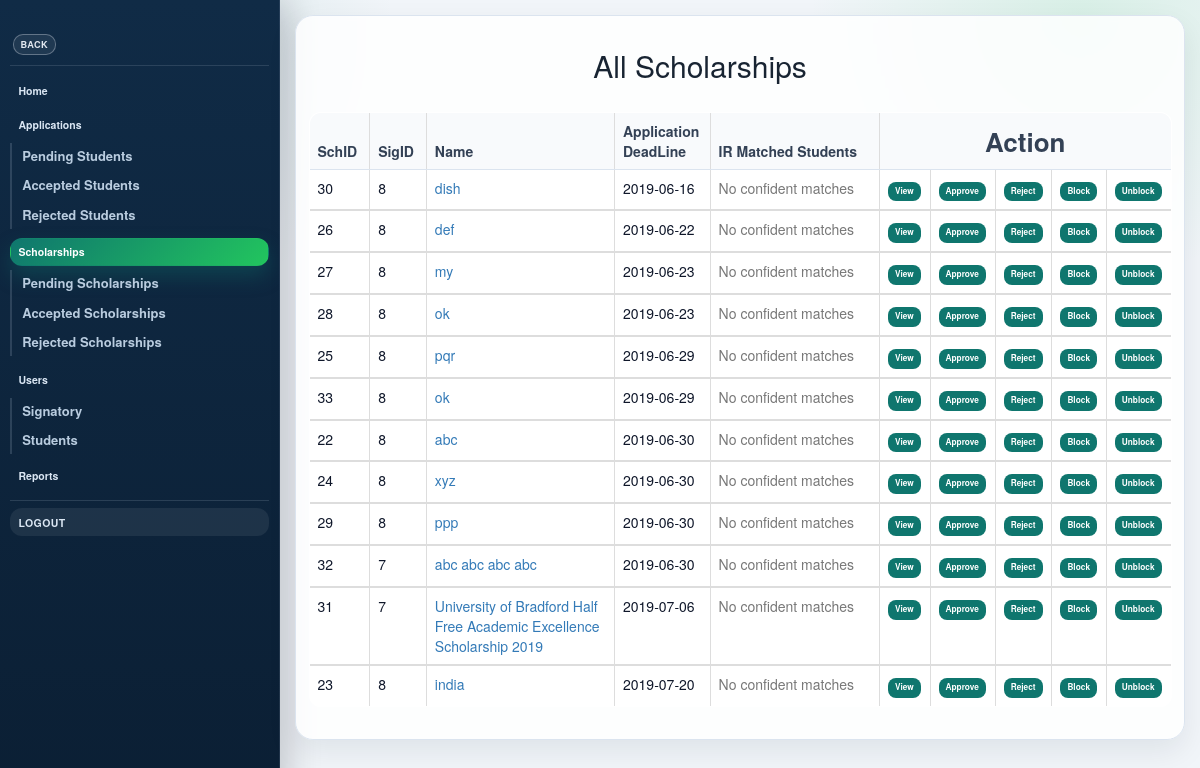
The page /admin/tempScholarship.php on the database as committed earlier.
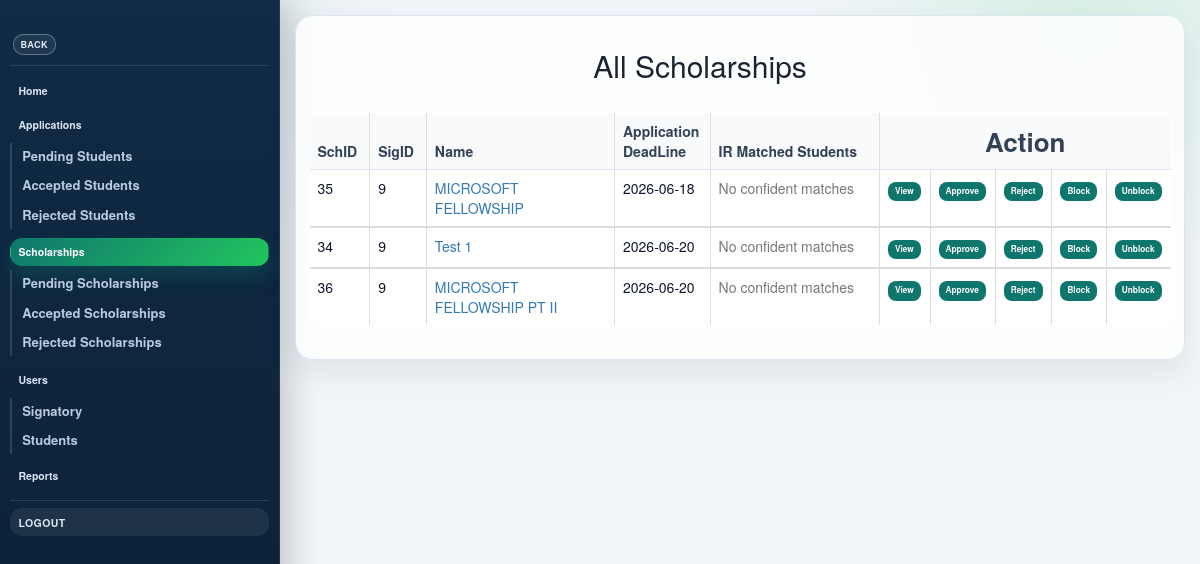
The same page on the database as committed later.
### tables this page shows
CREATE TABLE `scholarship` (
  `scholarshipID` int(11) NOT NULL AUTO_INCREMENT,
  `sigID` int(11) NOT NULL,
  `schname` varchar(255) NOT NULL,
  `schlocation` varchar(255) NOT NULL,
  `schlocationfrom` varchar(255) NOT NULL,
  `degree` varchar(255) NOT NULL,
  `gender` varchar(20) NOT NULL,
  `target_financial_need` enum('Any','Low','Medium','High','Critical') DEFAULT 'Any',
  `religion` varchar(55) NOT NULL,
  `sch` varchar(30) NOT NULL,
  `appDeadline` date NOT NULL,
  `granteesNum` int(11) NOT NULL,
  `funding` varchar(20) NOT NULL,
  `description` varchar(4095) NOT NULL,
  `eligibility` varchar(4095) NOT NULL,
  `benefits` varchar(4095) NOT NULL,
  `apply` varchar(4095) NOT NULL,
  `links` varchar(1024) NOT NULL,
  `contact` varchar(1024) NOT NULL,
  `adminapproval` varchar(20) NOT NULL,
  `previous_adminapproval` varchar(20) NOT NULL,
  `schstatus` varchar(20) NOT NULL DEFAULT 'active',
  PRIMARY KEY (`scholarshipID`)
);

### admin/tempScholarship.php (the view, shortened to what the changed rows need)
<?php
require_once '../backend/MatchingEngine.php';
$conn = getDbConnection();
    if(isset($_GET['scholarship'])){
    	$scholarship = $_GET['scholarship'];
    }else{
    	$scholarship = "All";
    }
		function renderMatchedStudentsHtml($scholarshipId) {
			$matched = MatchingEngine::getMatchedStudentsForScholarship((int) $scholarshipId);
			if (empty($matched)) {
				return '<span style="color:#777;">No confident matches</span>';
			}
			$chunks = [];
			return implode('<br>', $chunks);
		}
?>
<!DOCTYPE HTML>
<html>
  <head>
      <link href="../css/bootstrap.min.css" rel="stylesheet">
      <link href="../css/admin.css" rel="stylesheet">
	<link href="../css/pages/admin.css" rel="stylesheet">
  </head>
  <body class="app-shell">
    <div class="app-page">
       <header class="app-header">
         <h1 class="app-logo"><a href = "javascript:history.back()" class="app-btn">Back</a></h1>
        </header>
				<article id="main">
						<section class="content-card container">
								<div class="content">
									<?php if($scholarship == "All") {   ?>
									<section>
              				<?php
				                  $sql = "SELECT scholarshipID, sigID, schname, appDeadline, description, adminapproval, schstatus FROM scholarship ORDER BY `appDeadline` ASC ";
													$result = $conn->query($sql);
													if ($result->num_rows > 0) {
				                                ?>
				                            <table class = "table table-bordered">
				                              <thead>
				                                <tr>
				                                  <th class = "col-md-1" style="width: 5%"><strong>SchID</strong></th>
				                                  <th class = "col-md-1" style="width: 5%"><strong>SigID</strong></th>
				                                  <th class = "col-md-1" style="width: 20%"><strong>Name</strong></th>
				                                  <th class = "col-md-1" style="width: 3%"><strong>Application DeadLine</strong></th>
												  <th class = "col-md-2" style="width: 18%"><strong>IR Matched Students</strong></th>
				                                  <th class = "col-md-1" style="width: 5%;text-align:center;font-size:26px" colspan="5"><strong>Action</strong> </th>
				                                </tr>
				                              </thead>
				                              <tbody>
				                                	<?php
				                              			while($row = $result->fetch_assoc()) {
				                              		?>
				                                    <tr>
				                                    	<td><?php
				                                    		$schID=$row['scholarshipID'];
				                                    		echo $row['scholarshipID']; ?></td>
				                                    	<td><?php
				                                    		echo $row['sigID']; ?></td>
				                                      	<td><a href="#" data-toggle="modal" data-target="#scholarshipDescription"><?php
				                                      		echo $row['schname']; ?></a></td>
				                                      	<td><?php echo $row['appDeadline']; ?></td>
												      	<td><?php echo renderMatchedStudentsHtml($schID); ?></td>
                                                <td>
                    															<form action="tempSchView.php" method="post">
                    					                        <button name="view" value="View">View</button>
                    					                    </form>
                    														</td>
				                                      	<td>
				                                      		<form action="../backend/adminAcceptReject.php" method="post">
					                                          <button name="accrej" value="Accept" <?php if($row['adminapproval'] === "Approved"){
                                                      echo "disabled";
                                                      echo " style = 'color:#fff'";
                                                    } ?>>Approve</button>
					                                        </form>
                    														</td>
                    														<td>
                    															 <form action="../backend/adminAcceptReject.php" method="post">
                    						                      <button name="accrej" value="Reject" <?php if($row['adminapproval'] === "Rejected"){
                                                        echo "disabled";
                                                        echo " style = 'color:#fff'";
                                                      } ?>>Reject</button>
                    						                   </form>
                    														</td>
                                                <td>
                    															 <form action="../backend/adminBlockUnblockSch.php" method="post" onsubmit="confirmblock(this,'This will Block the Scholarship and corresponding Applications.\n This wont Block the corresponding Signatory.\n Are your Sure?')">
                    						                      <button name="blk_unblk" value="blockScholarship" <?php if($row['schstatus'] === "inactive"){
                                                        echo "disabled";
                                                        echo " style = 'color:#fff'";
                                                      } ?>>Block</button>
                    						                   </form>
                    														</td>
                                                <td>
                    															 <form action="../backend/adminBlockUnblockSch.php" method="post" onsubmit="confirmunblock(this,'This will Unblock the Scholarships and corresponding Applications.\n This wont Unblock the corresponding Signatory.\n Are your Sure?')">
                    						                      <button name="blk_unblk" value="unblockScholarship" <?php if($row['schstatus'] === "active"){
                                                        echo "disabled";
                                                        echo " style = 'color:#fff'";
                                                      } ?>>Unblock</button>
                    						                   </form>
                    														</td>
				                                    </tr>
				                              </tbody>
				                              <?php } ?>
				                            </table>
				                            <?php } ?>
									</section>
                <?php } else if($scholarship == "Pending" || $scholarship == "Approved" || $scholarship == "Rejected"){   ?>
									<section>
										<header>
											<h3 style="padding-left: 30%;font-size:30px"><?php echo $scholarship; ?> Scholarships</h3><br>
										</header>
              				<?php
				                  $sql = "SELECT scholarshipID, sigID, schname, appDeadline, description, adminapproval, schstatus FROM scholarship WHERE adminapproval='$scholarship' ORDER BY `appDeadline` ASC";
													$result = $conn->query($sql);
													if ($result->num_rows > 0) {
				                                ?>
                                        <table class = "table table-bordered">
    				                              <thead>
    				                                <tr>
    				                                  <th class = "col-md-1" style="width: 5%"><strong>SchID</strong></th>
    				                                  <th class = "col-md-1" style="width: 5%"><strong>SigID</strong></th>
    				                                  <th class = "col-md-1" style="width: 20%"><strong>Name</strong></th>
    				                                  <th class = "col-md-1" style="width: 3%"><strong>Application DeadLine</strong></th>
													  <th class = "col-md-2" style="width: 18%"><strong>IR Matched Students</strong></th>
    				                                  <th class = "col-md-1" style="width: 5%;text-align:center;font-size:26px" colspan="5"><strong>Action</strong> </th>
                                              <!-- <th class = "col-md-1"></th>
    				                               		<th class = "col-md-1"></th>
    				                               		<th class = "col-md-1"></th>
    				                                  <th class = "col-md-1"></th> -->
    				                                </tr>
    				                              </thead>
    				                              <tbody>
				                                	<?php
				                              			while($row = $result->fetch_assoc()) {
				                              		?>
				                                    <tr>
				                                    	<td><?php
				                                    		$schID=$row['scholarshipID'];
				                                    		echo $row['scholarshipID']; ?></td>
				                                    	<td><?php
				                                    		$sigID=$row['sigID'];
				                                    		echo $row['sigID']; ?></td>
				                                      	<td><a href="#" data-toggle="modal" data-target="#scholarshipDescription"><?php
				                                      		$schname=$row['schname'];
				                                      		echo $row['schname']; ?></a></td>
				                                      	<td><?php echo $row['appDeadline']; ?></td>
												      	<td><?php echo renderMatchedStudentsHtml($schID); ?></td>
                                                <td>
                                                  <form action="tempSchView.php" method="post">
                                                     <input type="hidden" name="schname" value="<?php echo $schname; ?>">
                                                    <input type="hidden" name="sigID" value="<?php echo $sigID; ?>">
                                                    <input type="hidden" name="schID" value="<?php echo $schID; ?>">
                                                    <button name="view" value="View">View</button>
                                                  </form>
                                                </td>
				                                      	<td>
				                                      		<form action="../backend/adminAcceptReject.php" method="post">
					                                          <input type="hidden" name="schID" value="<?php echo $schID; ?>">
					                                          <button name="accrej" value="Accept" <?php if($row['adminapproval'] === "Approved"){
                                                      echo "disabled";
                                                      echo " style = 'color:#fff'";
                                                    } ?>>Approve</button>
					                                        </form>
                    														</td>
                    														<td>
                    															 <form action="../backend/adminAcceptReject.php" method="post">
						                                          <input type="hidden" name="schID" value="<?php echo $schID; ?>">
						                                          <button name="accrej" value="Reject" <?php if($row['adminapproval'] === "Rejected"){
                                                        echo "disabled";
                                                        echo " style = 'color:#fff'";
                                                      } ?>>Reject</button>
						                                        </form>
                    														</td>
                                                <td>
                    															 <form action="../backend/adminBlockUnblockSch.php" method="post" onsubmit="confirmblock(this,'This will Block the Scholarship and corresponding Applications.\n This wont Block the corresponding Signatory.\n Are your Sure?')">
                    						                      <input type="hidden" name="schID" value="<?php echo $schID; ?>">
                    						                      <button name="blk_unblk" value="blockScholarship" <?php if($row['schstatus'] === "inactive"){
                                                        echo "disabled";
                                                        echo " style = 'color:#fff'";
                                                      } ?>>Block</button>
                    						                   </form>
                    														</td>
                                                <td>
                    															 <form action="../backend/adminBlockUnblockSch.php" method="post" onsubmit="confirmunblock(this,'This will Unblock the Scholarships and corresponding Applications.\n This wont Unblock the corresponding Signatory.\n Are your Sure?')">
                    						                      <input type="hidden" name="schID" value="<?php echo $schID; ?>">
                    						                      <button name="blk_unblk" value="unblockScholarship" <?php if($row['schstatus'] === "active"){
                                                        echo "disabled";
                                                        echo " style = 'color:#fff'";
                                                      } ?>>Unblock</button>
                    						                   </form>
                    														</td>
				                                    </tr>
				                              </tbody>
				                              <?php } ?>
				                            </table>
				                            <?php } ?>
									</section>
                <?php } else {
                  echo "Invalid Request";
                } ?>
								</div>
						</section>
				</article>
		</div>
	</body>
</html>

Rows that differ between the two databases and show on the page:
removed scholarship: scholarshipID "30", sigID "8", schname "dish", appDeadline "2019-06-16"
removed scholarship: scholarshipID "26", sigID "8", schname "def", appDeadline "2019-06-22"
removed scholarship: scholarshipID "27", sigID "8", schname "my", appDeadline "2019-06-23"
removed scholarship: scholarshipID "28", sigID "8", schname "ok", appDeadline "2019-06-23"
removed scholarship: scholarshipID "25", sigID "8", schname "pqr", appDeadline "2019-06-29"
removed scholarship: scholarshipID "33", sigID "8", schname "ok", appDeadline "2019-06-29"
removed scholarship: scholarshipID "22", sigID "8", schname "abc", appDeadline "2019-06-30"
removed scholarship: scholarshipID "24", sigID "8", schname "xyz", appDeadline "2019-06-30"
removed scholarship: scholarshipID "29", sigID "8", schname "ppp", appDeadline "2019-06-30"
removed scholarship: scholarshipID "32", sigID "7", schname "abc abc abc abc", appDeadline "2019-06-30"
removed scholarship: scholarshipID "31", sigID "7", schname "University of Bradford Half Free Academic Excellence Scholarship 2019", appDeadline "2019-07-06"
removed scholarship: scholarshipID "23", sigID "8", schname "india", appDeadline "2019-07-20"
added scholarship: scholarshipID "35", sigID "9", schname "MICROSOFT FELLOWSHIP", appDeadline "2026-06-18"
added scholarship: scholarshipID "34", sigID "9", schname "Test 1", appDeadline "2026-06-20"
added scholarship: scholarshipID "36", sigID "9", schname "MICROSOFT FELLOWSHIP PT II", appDeadline "2026-06-20"
